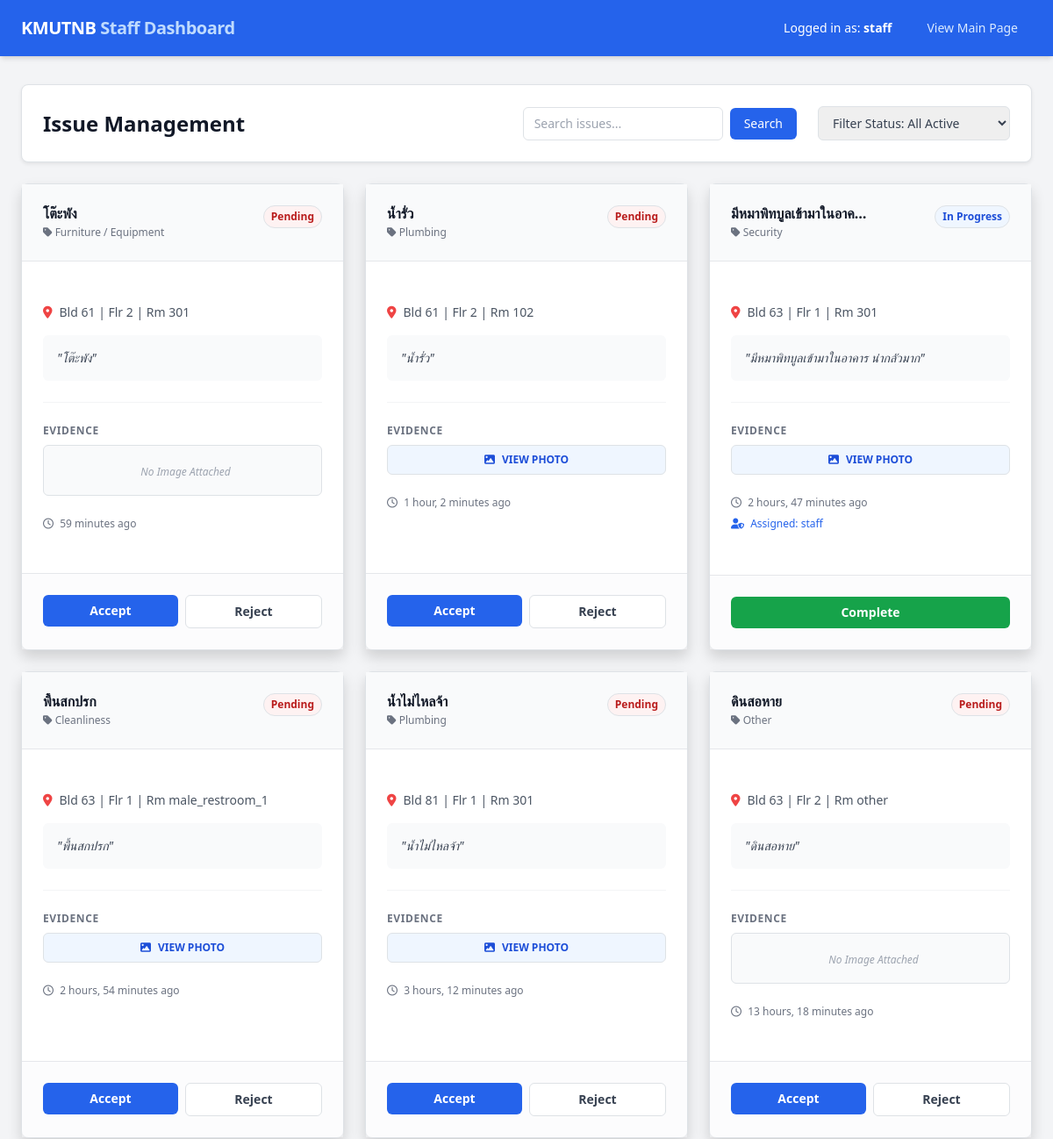
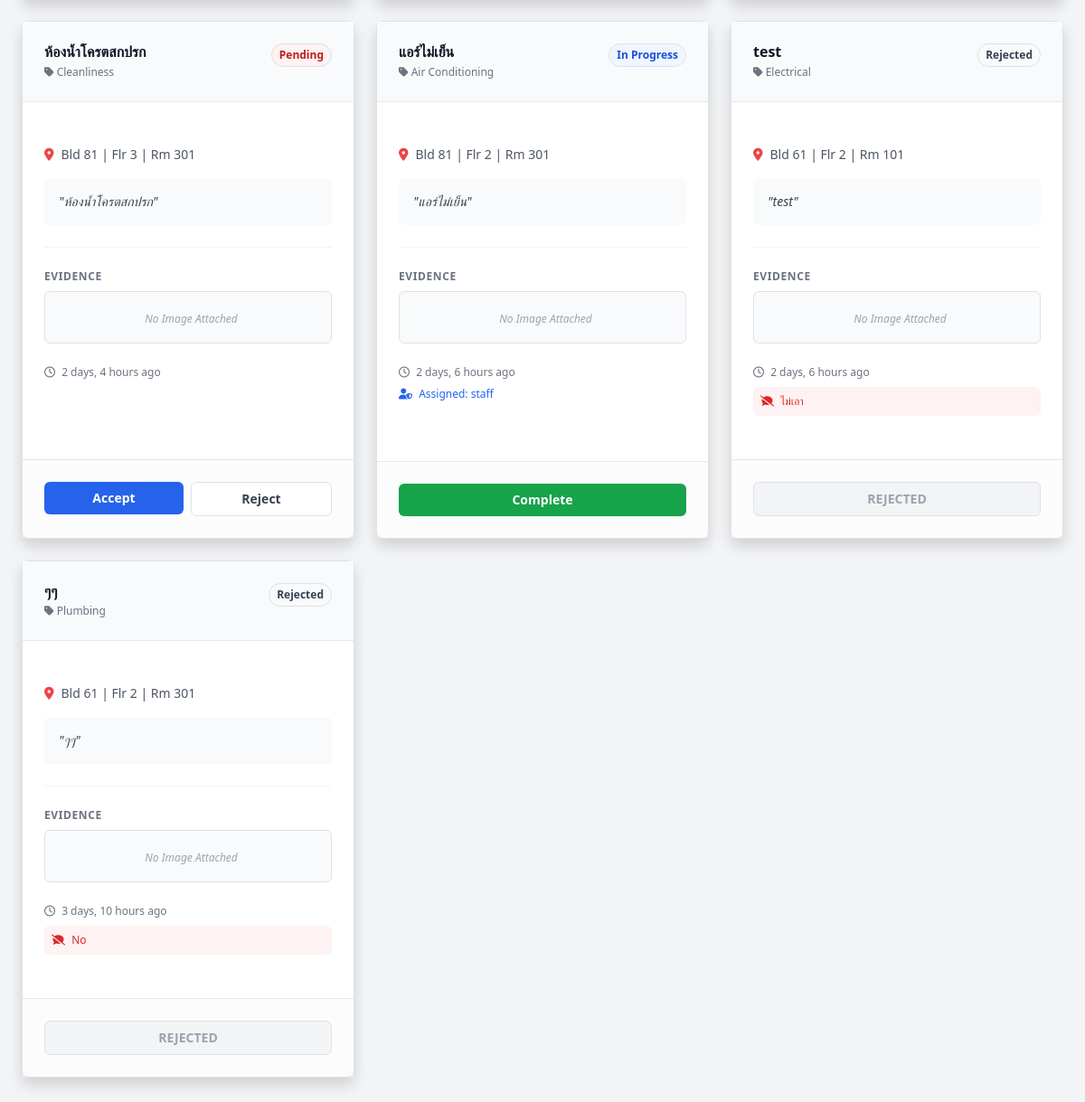
The page /dashboard/ (signed in) on the database its author committed (2 pictures, top to bottom).
### Issue/models.py (models this page shows, shortened)
class Issue(models.Model):
    CATEGORY_CHOICES = [
        ('electrical', 'Electrical'),
        ('plumbing', 'Plumbing'),
        ('internet', 'Internet'),
        ('hvac', 'Air Conditioning'),
        ('furniture', 'Furniture / Equipment'),
        ('security', 'Security'),
        ('cleanliness', 'Cleanliness'),
        ('other', 'Other'),
    ]
    STATUS_CHOICES = [
        ('pending', 'Pending'),
        ('progress', 'In Progress'),
        ('hold', 'On Hold'),
        ('resolved', 'Resolved'),
        ('rejected', 'Rejected'),
    ]
    category = models.CharField(max_length=20, choices=CATEGORY_CHOICES, default='other') # หมวดหมู่
    title = models.CharField(max_length=255) # หัวข้อปัญหา (สร้างอัตโนมัติจากรายละเอียด)
    desc = models.TextField() # รายละเอียด
    bld = models.CharField(max_length=50) # อาคาร
    flr = models.CharField(max_length=50) # ชั้น
    rm = models.CharField(max_length=50)  # ห้อง
    status = models.CharField(max_length=20, choices=STATUS_CHOICES, default='pending') # สถานะเริ่มต้นคือ pending
    assigned_to = models.ForeignKey(User, on_delete=models.SET_NULL, null=True, blank=True, related_name='assigned_issues') # เจ้าหน้าที่ผู้รับผิดชอบ
    image = models.ImageField(upload_to='issue_images/', blank=True, null=True) # รูปภาพประกอบปัญหา
    rejection_reason = models.TextField(blank=True, null=True) # เหตุผลที่ปฏิเสธปัญหา
    created_at = models.DateTimeField(auto_now_add=True) # เวลาที่สร้างปัญหา
    in_progress_at = models.DateTimeField(null=True, blank=True) # เวลาที่เริ่มดำเนินการ
    resolved_at = models.DateTimeField(null=True, blank=True) # เวลาที่แก้ไขเสร็จ

### Issue/views.py (the view)
# urls.py: path('dashboard/', views.dashboard, name='dashboard'),
@login_required
@staff_member_required
def dashboard(request):
    status_filter = request.GET.get('status', '') # สถานะจากช่องกรองค้นหา
    search_query = request.GET.get('q', '') # ข้อความค้นหา
    if status_filter:
        issues = Issue.objects.filter(status=status_filter).order_by('-created_at')
    else:
        issues = Issue.objects.exclude(status='resolved').order_by('-created_at')
    if search_query:
        issues = issues.filter(Q(title__icontains=search_query) | Q(desc__icontains=search_query))
    context = {
        'issues': issues,
        'current_filter': status_filter,
        'search_query': search_query,
        'status_choices': Issue.STATUS_CHOICES,
    }
    return render(request, 'dashboard.html', context)

### Issue/templates/dashboard.html (shortened to what this page needs)
<!DOCTYPE html>
{% load static %}
<html lang="en">
<head>
    <script src="https://cdn.tailwindcss.com"></script>
    <link href="https://cdn.jsdelivr.net/npm/bootstrap@5.3.2/dist/css/bootstrap.min.css" rel="stylesheet">
    <link href="https://cdnjs.cloudflare.com/ajax/libs/font-awesome/6.0.0/css/all.min.css" rel="stylesheet">
</head>
<body class="bg-gray-100 min-h-screen">
    <nav class="bg-blue-600 shadow-md">
        <div class="max-w-7xl mx-auto px-4 sm:px-6 lg:px-8">
            <div class="flex justify-between h-16">
                <div class="flex items-center">
                    <span class="text-white text-xl font-bold tracking-tight">KMUTNB <span class="text-blue-200">Staff Dashboard</span></span>
                </div>
                <div class="flex items-center gap-4">
                    <span class="text-white text-sm">Logged in as: <span class="font-semibold">{{request.user.username}}</span></span>
                    <a href="/" class="text-blue-100 hover:text-white px-3 py-2 rounded-md text-sm font-medium transition">View Main Page</a>
                </div>
            </div>
        </div>
    </nav>
    <main class="max-w-7xl mx-auto py-8 px-4 sm:px-6 lg:px-8">
        <div class="mb-6 flex justify-between items-center bg-white p-4 rounded-lg shadow-sm border border-gray-200">
            <h1 class="text-2xl font-bold text-gray-900">Issue Management</h1>
            <div class="flex items-center gap-4">
                <form method="GET" action="{% url 'Issue:dashboard' %}" class="flex flex-wrap items-center gap-4">
                    <div class="flex items-center gap-2">
                        <input type="text" name="q" value="{{ search_query }}" placeholder="Search issues..."
                            class="block w-full pl-3 pr-3 py-2 border border-gray-300 rounded-md text-sm focus:ring-blue-500">
                        <button type="submit" class="px-3 py-2 text-white bg-blue-600 rounded-md text-sm font-medium">Search</button>
                    </div>
                    <select name="status" onchange="this.form.submit()" class="pl-3 pr-10 py-2 text-sm border-gray-300 rounded-md border text-gray-700">
                        <option value="">Filter Status: All Active</option>
                    </select>
                </form>
            </div>
        </div>
        {% if issues %}
        <div class="grid grid-cols-1 md:grid-cols-2 lg:grid-cols-3 gap-6">
            {% for issue in issues %}
            <div class="ic bg-white shadow rounded-lg border border-gray-200 flex flex-col hover:border-blue-300 transition">
                <div class="px-4 py-4 border-b border-gray-200 flex justify-between items-start bg-gray-50">
                    <div>
                        <h3 class="text-md font-bold text-gray-900 truncate w-40" title="{{ issue.title }}">{{ issue.title }}</h3>
                        <p class="mt-1 text-xs text-gray-500"><i class="fas fa-tag"></i> {{ issue.get_category_display }}</p>
                    </div>
                    <span class="inline-flex items-center px-2 py-1 rounded-full text-xs font-semibold border
                        {% if issue.status == 'pending' %} bg-red-50 text-red-700 border-red-200
                        {% elif issue.status == 'progress' %} bg-blue-50 text-blue-700 border-blue-200
                        {% elif issue.status == 'resolved' %} bg-green-50 text-green-700 border-green-200
                        {% else %} bg-gray-50 text-gray-700 border-gray-200 {% endif %}">
                        {{ issue.get_status_display }}
                    </span>
                </div>
                <div class="px-4 py-5 flex-grow">
                    <div class="mb-3 flex items-center text-sm text-gray-600 gap-2 font-medium">
                        <i class="fas fa-map-marker-alt text-red-500"></i>
                        <span>Bld {{ issue.bld }} | Flr {{ issue.flr }} | Rm {{ issue.rm }}</span>
                    </div>
                    <p class="text-sm text-gray-700 bg-gray-50 p-3 rounded-md italic mb-4">"{{ issue.desc }}"</p>
                    <div class="mb-4 pt-4 border-t border-gray-100">
                        <h4 class="text-xs font-bold text-gray-500 uppercase tracking-wider mb-2">Evidence</h4>
                        {% if issue.image %}
                            <button type="button"
                                class="w-full inline-flex justify-center items-center px-4 py-2 bg-blue-50 text-blue-700 border border-blue-200 rounded-md text-xs font-bold hover:bg-blue-600 hover:text-white transition"
                                onclick="openImageModal('{{ issue.image.url|escapejs }}', '{{ issue.title|escapejs }}')">
                                <i class="fas fa-image mr-2"></i> VIEW PHOTO
                            </button>
                        {% else %}
                            <div class="w-full py-3 bg-gray-50 border border-dashed border-gray-200 rounded-md text-center">
                                <span class="text-gray-400 text-xs italic"> No Image Attached</span>
                            </div>
                        {% endif %}
                    </div>
                    <div class="space-y-2 text-xs text-gray-500">
                        <p><i class="far fa-clock mr-1"></i> {{ issue.created_at|timesince }} ago</p>
                        {% if issue.assigned_to %}
                            <p class="text-blue-600 font-medium"><i class="fas fa-user-shield mr-1"></i> Assigned: {{ issue.assigned_to.username }}</p>
                        {% endif %}
                        {% if issue.rejection_reason %}
                            <p class="bg-red-50 p-2 rounded text-red-600"><i class="fas fa-comment-slash mr-1"></i> {{ issue.rejection_reason }}</p>
                        {% endif %}
                    </div>
                </div>
                <div class="px-4 py-4 border-t border-gray-200 bg-gray-50/50">
                    {% if issue.status == 'pending' %}
                    <div class="flex gap-2">
                        <form method="POST" action="{% url 'Issue:update_status' issue.id %}" class="flex-1">
                            <button type="submit" class="w-full py-2 bg-blue-600 text-white rounded-md text-sm font-bold hover:bg-blue-700 transition">Accept</button>
                        </form>
                        <button onclick="document.getElementById('reject-form-{{ issue.id }}').classList.toggle('hidden')" class="flex-1 py-2 bg-white border border-gray-300 text-gray-700 rounded-md text-sm font-bold hover:bg-gray-50 transition">Reject</button>
                    </div>
                    {% elif issue.status == 'progress' %}
                    <form method="POST" action="{% url 'Issue:update_status' issue.id %}">
                        <button type="submit" class="w-full py-2 bg-green-600 text-white rounded-md text-sm font-bold hover:bg-green-700 transition">Complete</button>
                    </form>
                    {% else %}
                    <div class="text-center py-2 text-sm font-bold text-gray-400 bg-gray-100 rounded border border-gray-200">
                        {{ issue.get_status_display|upper }}
                    </div>
                    {% endif %}
                </div>
            </div>
            {% endfor %}
        </div>
        {% else %}
        <div class="text-center py-16 bg-white rounded-lg shadow-sm border border-gray-200">
            <i class="fas fa-clipboard-check text-5xl text-gray-300 mb-4"></i>
            <h3 class="text-lg font-medium text-gray-900">No issues found</h3>
        </div>
        {% endif %}
    </main>
</body>
</html>

### Issue/templates/dashboard.html (style rules this page uses)
.ic { cursor: default; }

### rows shown on the page
Issue: title "โต๊ะพัง", category "Furniture / Equipment", status "Pending", bld "61", flr "2", rm "301", desc "โต๊ะพัง", image "No Image Attached", created_at "59 minutes"
Issue: title "น้ำรั่ว", category "Plumbing", status "Pending", bld "61", flr "2", rm "102", desc "น้ำรั่ว", created_at "1 hour, 2 minutes"
Issue: title "มีหมาพิทบูลเข้ามาในอาค…", category "Security", status "In Progress", bld "63", flr "1", rm "301", desc "มีหมาพิทบูลเข้ามาในอาคาร น่ากลัวมาก", created_at "2 hours, 47 minutes", assigned_to.username "staff", shows "Complete"
Issue: title "พื้นสกปรก", category "Cleanliness", status "Pending", bld "63", flr "1", rm "male_restroom_1", desc "พื้นสกปรก", created_at "2 hours, 54 minutes"
Issue: title "น้ำไม่ไหลจ้า", category "Plumbing", status "Pending", bld "81", flr "1", rm "301", desc "น้ำไม่ไหลจ้า", created_at "3 hours, 12 minutes"
Issue: title "ดินสอหาย", category "Other", status "Pending", bld "63", flr "2", rm "other", desc "ดินสอหาย", shows "No Image Attached", created_at "13 hours, 18 minutes"
Issue: title "ห้องน้ำโครตสกปรก", category "Cleanliness", status "Pending", bld "81", flr "3", rm "301", desc "ห้องน้ำโครตสกปรก", shows "No Image Attached", created_at "2 days, 4 hours"
Issue: title "แอร์ไม่เย็น", category "Air Conditioning", status "In Progress", bld "81", flr "2", rm "301", desc "แอร์ไม่เย็น", shows "No Image Attached", created_at "2 days, 6 hours", assigned_to.username "staff", shows "Complete"
Issue: title "test", category "Electrical", status "Rejected", bld "61", flr "2", rm "101", desc "test", shows "No Image Attached", created_at "2 days, 6 hours", rejection_reason "ไม่เอา", status "REJECTED"
Issue: title "ๆๆ", category "Plumbing", status "Rejected", bld "61", flr "2", rm "301", desc "ๆๆ", shows "No Image Attached", created_at "3 days, 10 hours", rejection_reason "No", status "REJECTED"

### other values the page prints
{{ request.user.username }} "staff"
